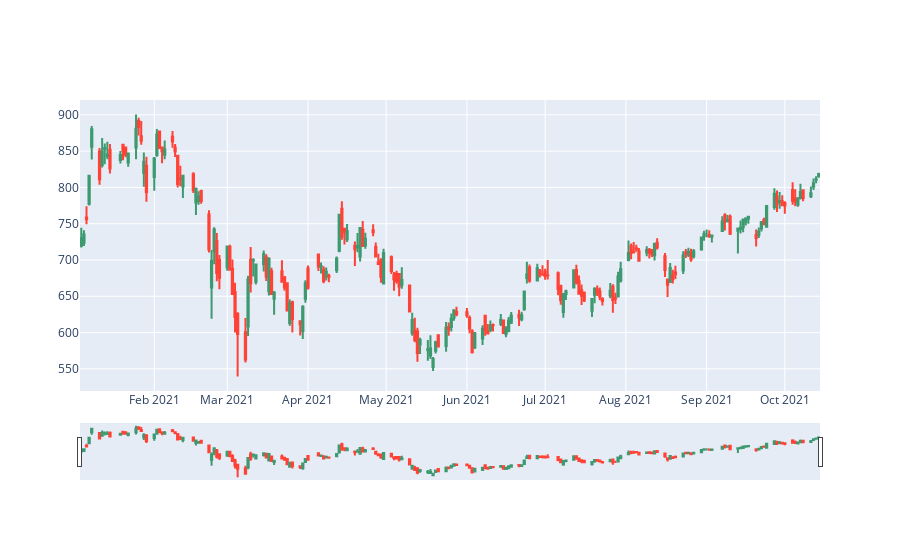

Here is the notebook cell this chart was saved with:
### Code cell
# Candlestick chart of October 2021
trace = go.Candlestick(x=data['2021'].index,
                open=data['2021'].Open,
                high=data['2021'].High,
                low=data['2021'].Low,
                close=data['2021'].Close)
df = [trace]
iplot(df, filename='simple_candlestick')

### Figure 1 — Plotly figure (JSON) as saved in the notebook; plotly's stock layout.template omitted (floating-point values rounded to 4 significant figures; data arrays with more than 128 entries replaced by an {"elided": "..."} marker saying what was removed)
{"data": [{"close": {"elided": "198 float values"}, "high": {"elided": "198 float values"}, "low": {"elided": "198 float values"}, "open": {"elided": "198 float values"}, "type": "candlestick", "x": {"elided": "198 str values"}}], "layout": {}}
